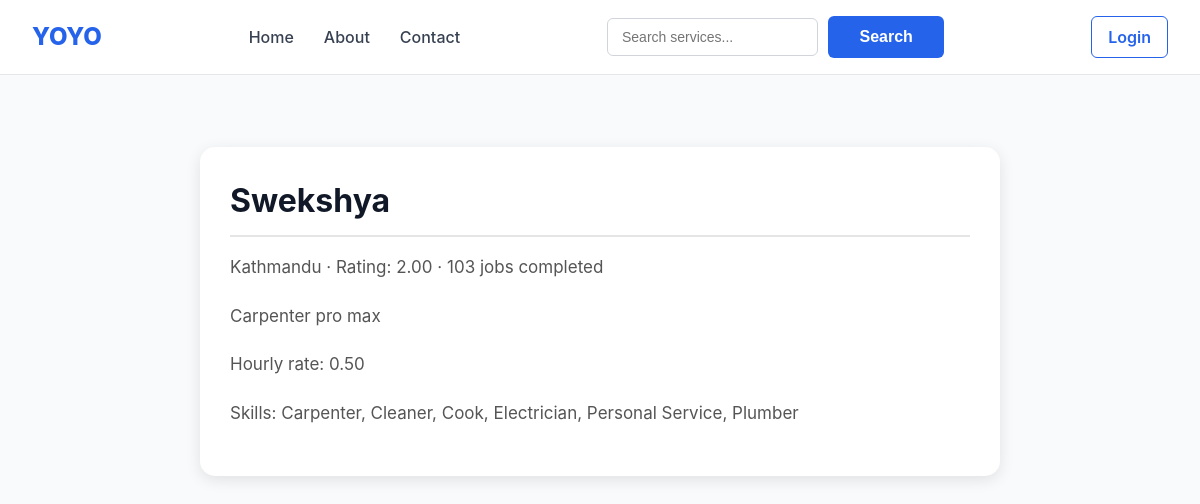
The app's page /workers/3c7b755e-6307-40d9-8d45-3090bbd5f334/ with its own data.
### workers/models.py (models this page shows, shortened)
class WorkerProfile(models.Model):
    id = models.UUIDField(primary_key=True, default=uuid.uuid4, editable=False)
    user = models.OneToOneField(
        settings.AUTH_USER_MODEL, on_delete=models.CASCADE, related_name="worker_profile"
    )
    bio = models.TextField(blank=True)
    hourly_rate = models.DecimalField(max_digits=8, decimal_places=2, null=True, blank=True)
    city = models.CharField(max_length=100)
    is_available = models.BooleanField(default=True)
    is_verified = models.BooleanField(default=False)
    average_rating = models.DecimalField(max_digits=3, decimal_places=2, default=0)
    total_jobs_completed = models.PositiveIntegerField(default=0)
    skills = models.ManyToManyField(ServiceCategory, related_name="workers", blank=True)
    created_at = models.DateTimeField(auto_now_add=True)

### accounts/models.py (models this page shows, shortened)
class User(AbstractUser):
    class Role(models.TextChoices):
        CUSTOMER = "customer", "Customer"
        WORKER = "worker", "Worker"
        ADMIN = "admin", "Admin"
    id = models.UUIDField(primary_key=True, default=uuid.uuid4, editable=False)
    role = models.CharField(max_length=20, choices=Role.choices, default=Role.CUSTOMER)
    phone_number = models.CharField(max_length=20, unique=True, null=True, blank=True)
    address = models.CharField(max_length=255, blank=True)
    city = models.CharField(max_length=100, blank=True)
    latitude = models.DecimalField(max_digits=9, decimal_places=6, null=True, blank=True)
    longitude = models.DecimalField(max_digits=9, decimal_places=6, null=True, blank=True)
    is_phone_verified = models.BooleanField(default=False)
    created_at = models.DateTimeField(auto_now_add=True)
    updated_at = models.DateTimeField(auto_now=True)

### categories/models.py (models this page shows, shortened)
class ServiceCategory(models.Model):
    name = models.CharField(max_length=100, unique=True)
    slug = models.SlugField(max_length=110, unique=True)
    description = models.TextField(blank=True)
    service_image=models.ImageField(upload_to='services/', blank=True, null=True)
    icon = models.CharField(max_length=100, blank=True, help_text="Icon name/key for the frontend")
    base_price = models.DecimalField(max_digits=8, decimal_places=2, help_text="Starting/callout price")
    is_active = models.BooleanField(default=True)
    class Meta:
        verbose_name_plural = "Service categories"
        ordering = ["name"]

### workers/views.py (the view)
# urls.py: path("<uuid:id>/", views.worker_detail, name="detail"),
def worker_detail(request, id):
    worker = get_object_or_404(WorkerProfile, id=id)
    return render(request, "workers/detail.html", {"worker": worker})

### workers/templates/workers/detail.html (shortened to what this page needs)
{% extends "base.html" %}
{% load static %}
{% block css %}
  <link rel="stylesheet" href="{% static 'css/details.css' %}">
{% endblock %}
{% block content %}
<div class="card">
    <h2>{{ worker.user.username }}</h2>
    <p class="muted">{{ worker.city }} &middot; Rating: {{ worker.average_rating }} &middot; {{ worker.total_jobs_completed }} jobs completed</p>
    <p>{{ worker.bio|default:"No bio provided." }}</p>
    <p>Hourly rate: {{ worker.hourly_rate|default:"Not set" }}</p>
    <p>Skills: {% for s in worker.skills.all %}{{ s.name }}{% if not forloop.last %}, {% endif %}{% endfor %}</p>
</div>
{% endblock %}

### static/CSS/style.css (style rules this page uses)
* { margin: 0; padding: 0; box-sizing: border-box; }
body { font-family: -apple-system, BlinkMacSystemFont, "Segoe UI", Roboto, Helvetica, Arial, sans-serif; background: #f9fafb; color: #111827; line-height: 1.5; }
h2 { margin-bottom: 16px; font-size: 24px; }
p { color: #4b5563; }

### static/CSS/details.css (style rules this page uses)
.card { max-width: 800px; margin: 40px auto; padding: 30px; background: #ffffff; border-radius: 15px; box-shadow: 0 4px 15px rgba(0, 0, 0, 0.1); }
.card h2 { margin-bottom: 15px; font-size: 32px; border-bottom: 2px solid #e5e5e5; padding-bottom: 10px; }
.card p { margin-bottom: 18px; font-size: 17px; line-height: 1.8; color: #555; }

### records on screen
WorkerProfile: user.username "Swekshya", city "Kathmandu", average_rating "2.00", total_jobs_completed "103", bio "Carpenter pro max", hourly_rate "0.50"
ServiceCategory: name "Carpenter"
ServiceCategory: name "Cleaner"
ServiceCategory: name "Cook"
ServiceCategory: name "Electrician"
ServiceCategory: name "Personal Service"
ServiceCategory: name "Plumber"
